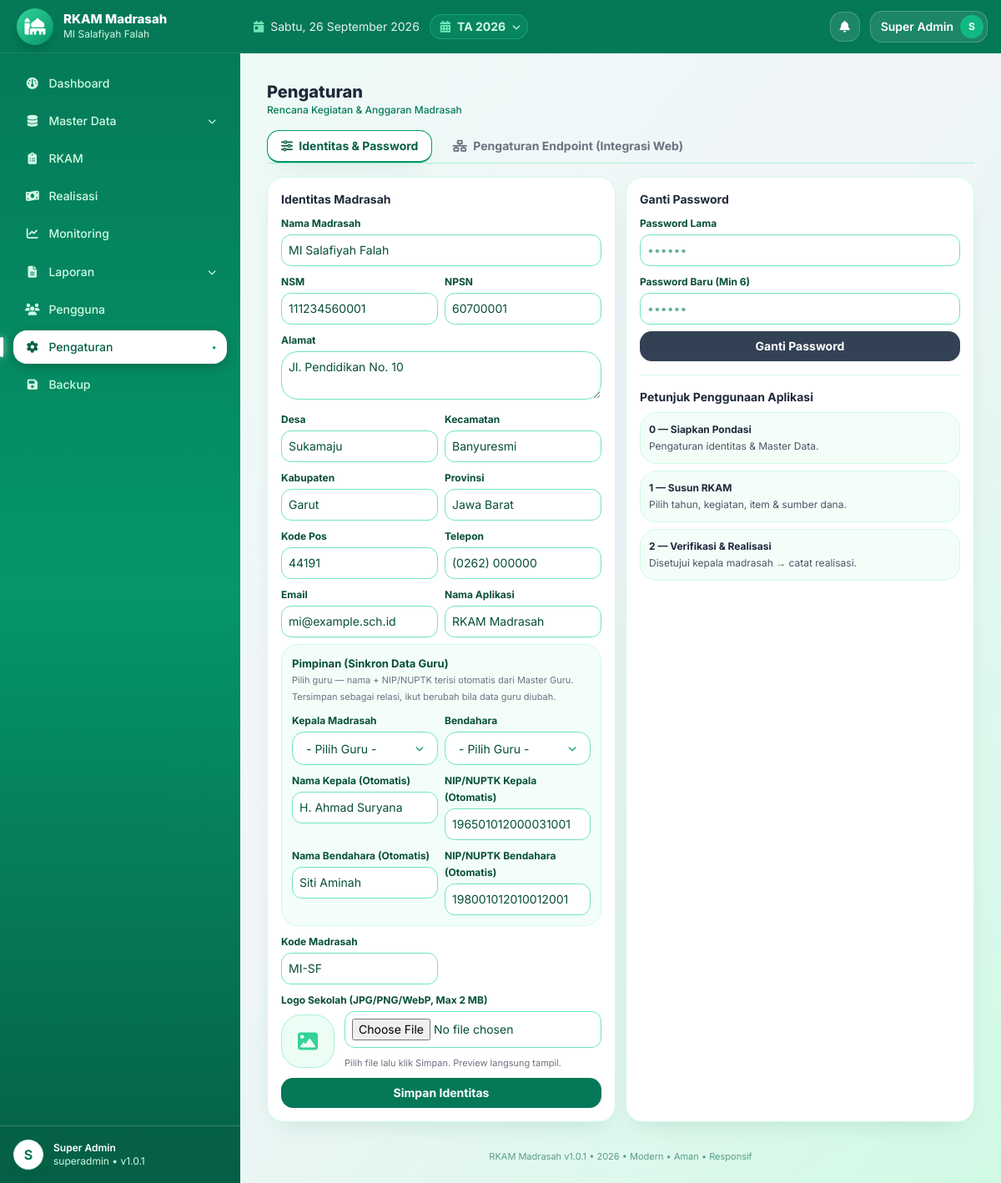
The app's page /pengaturan (signed in), older data.
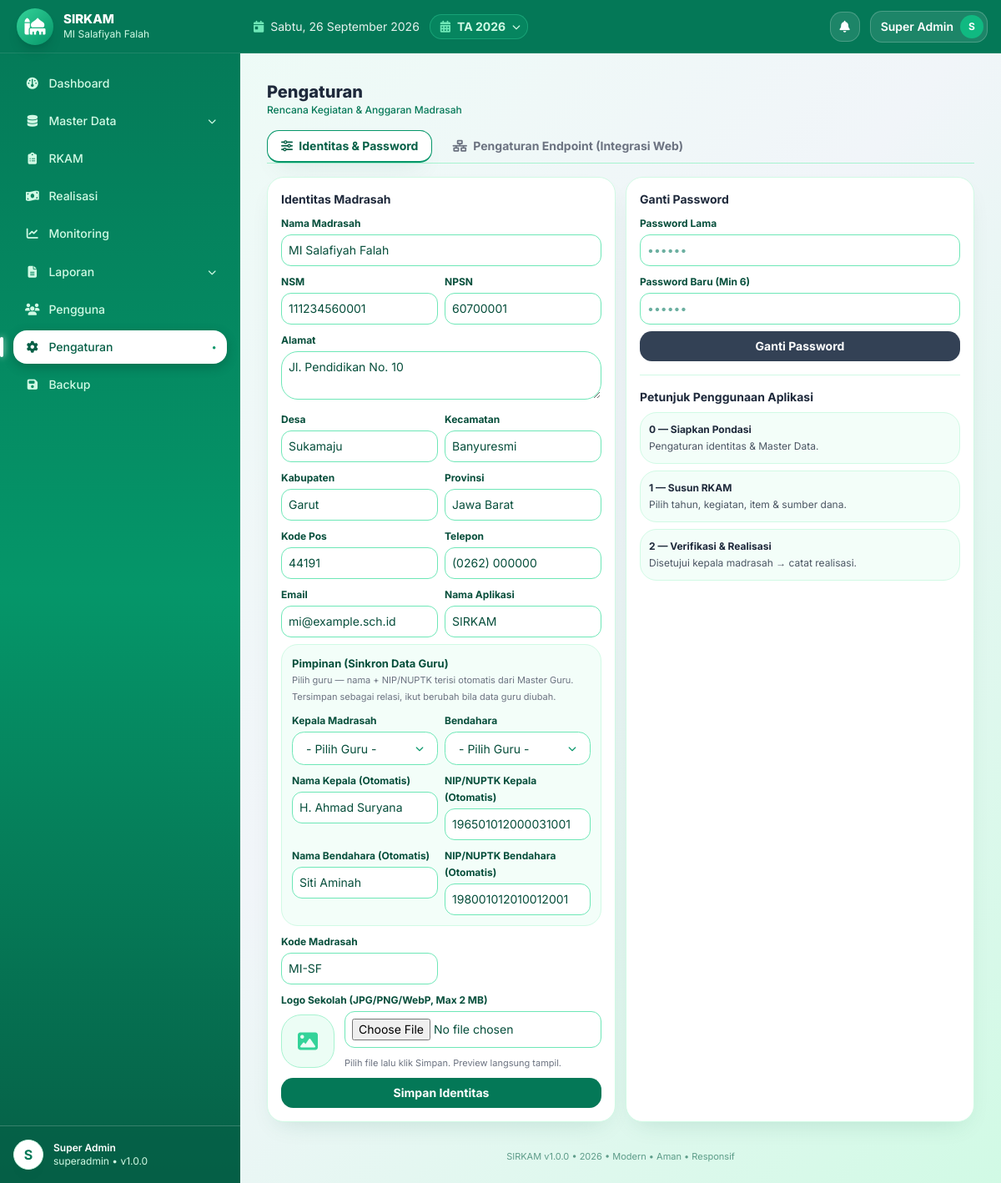
The same page, newer data.
### tables this page shows
CREATE TABLE IF NOT EXISTS app_settings (
  id INT UNSIGNED AUTO_INCREMENT PRIMARY KEY,
  skey VARCHAR(100) NOT NULL UNIQUE,
  svalue TEXT NULL
);

CREATE TABLE IF NOT EXISTS madrasah (
  id INT UNSIGNED AUTO_INCREMENT PRIMARY KEY,
  nama_madrasah VARCHAR(150) NOT NULL DEFAULT 'MI Salafiyah',
  nsm VARCHAR(30) NULL,
  npsn VARCHAR(30) NULL,
  alamat TEXT NULL,
  desa VARCHAR(100) NULL,
  kecamatan VARCHAR(100) NULL,
  kabupaten VARCHAR(100) NULL,
  provinsi VARCHAR(100) NULL,
  kode_pos VARCHAR(10) NULL,
  email VARCHAR(100) NULL,
  telepon VARCHAR(30) NULL,
  nama_kepala VARCHAR(100) NULL,
  nip_kepala VARCHAR(50) NULL,
  kepala_guru_id INT UNSIGNED NULL,
  nama_bendahara VARCHAR(100) NULL,
  nip_bendahara VARCHAR(50) NULL,
  bendahara_guru_id INT UNSIGNED NULL,
  logo VARCHAR(255) NULL,
  created_at TIMESTAMP DEFAULT CURRENT_TIMESTAMP,
  updated_at TIMESTAMP DEFAULT CURRENT_TIMESTAMP ON UPDATE CURRENT_TIMESTAMP
);

CREATE TABLE IF NOT EXISTS tahun_anggaran (
  id INT UNSIGNED AUTO_INCREMENT PRIMARY KEY,
  tahun INT NOT NULL UNIQUE,
  tanggal_mulai DATE NULL,
  tanggal_selesai DATE NULL,
  status ENUM('draft','aktif','selesai','dikunci') NOT NULL DEFAULT 'draft',
  keterangan TEXT NULL,
  created_at TIMESTAMP DEFAULT CURRENT_TIMESTAMP,
  updated_at TIMESTAMP DEFAULT CURRENT_TIMESTAMP ON UPDATE CURRENT_TIMESTAMP,
  INDEX idx_tahun (tahun),
  INDEX idx_status (status)
);

### index.php (called while the page is built, shortened)
<?php
require_once __DIR__.'/config/bootstrap.php';
$url=trim($_GET['url']??'',"/");
$p=explode('/',$url);$page=$p[0];$arg=$p[1]??null;$arg2=$p[2]??null;
$content='';$title='Dashboard';
try{
switch($page){
case 'pengaturan': if(!in_array(Auth::role(),['superadmin','kepala_madrasah','bendahara']))Rbac::deny();$title='Pengaturan';ob_start();require __DIR__.'/modules/pengaturan/index.php';$content=ob_get_clean();break;
}
}catch(Throwable $e){error_log($e->getMessage());$content='<div class="bg-red-50 border border-red-200 p-4 rounded">Terjadi kesalahan sistem.</div>';}
require __DIR__.'/views/layouts/main.php';

### core/Helper.php (called while the page is built, shortened)
<?php
class Helper{
public static function setting($pdo,$k,$d=''){$s=$pdo->prepare("SELECT svalue FROM app_settings WHERE skey=?");$s->execute([$k]);$r=$s->fetchColumn();return $r!==false?$r:$d;}
public static function tahunAktif($pdo){$s=$pdo->query("SELECT * FROM tahun_anggaran WHERE status='aktif' LIMIT 1");$r=$s->fetch();if(!$r){$s=$pdo->query("SELECT * FROM tahun_anggaran ORDER BY tahun DESC LIMIT 1");$r=$s->fetch();}return $r;}
public static function madrasah($pdo){$m=$pdo->query("SELECT * FROM madrasah WHERE id=1")->fetch()?:[];try{if(!empty($m['kepala_guru_id'])){$s=$pdo->prepare("SELECT nama,nuptk FROM guru WHERE id=?");$s->execute([(int)$m['kepala_guru_id']]);if($g=$s->fetch()){$m['nama_kepala']=$g['nama'];$m['nip_kepala']=$g['nuptk']??'';}}if(!empty($m['bendahara_guru_id'])){$s=$pdo->prepare("SELECT nama,nuptk FROM guru WHERE id=?");$s->execute([(int)$m['bendahara_guru_id']]);if($g=$s->fetch()){$m['nama_bendahara']=$g['nama'];$m['nip_bendahara']=$g['nuptk']??'';}}}catch(Exception $e){}return $m;}
}

### core/Security.php (called while the page is built, shortened)
<?php
class Security{
public static function e($s){return htmlspecialchars((string)($s??''),ENT_QUOTES,'UTF-8');}
}

### core/Auth.php (called while the page is built, shortened)
<?php
class Auth{
public static function user(){return $_SESSION['user']??null;}
public static function role(){return $_SESSION['role']??null;}
}

### modules/pengaturan/index.php (the view, shortened to what the rows shown need)
<?php
$m=Helper::madrasah($pdo);
$app=Helper::setting($pdo,'app_name','SIRKAM');$km=Helper::setting($pdo,'kode_madrasah','MI-SF');
$tab=$_GET['tab']??'identitas';
function lab($t,$n,$v,$ph=''){return '<div><label class="text-xs font-bold text-emerald-900">'.$t.'</label><input name="'.$n.'" value="'.Security::e($v??'').'" placeholder="'.$ph.'" class="w-full border rounded p-2 mt-1"></div>';}
?>
<div class="mb-4 border-b border-emerald-200 flex gap-2">
</div>
<div id="tabIdentitas" class="<?=($tab==='endpoint'?'hidden':'')?> grid lg:grid-cols-2 gap-3">
<div class="bg-white p-4 rounded shadow text-sm"><b>Identitas Madrasah</b>
<form onsubmit="saveSet(event)" class="grid gap-2 mt-2">
<?=lab('Nama Madrasah','nama_madrasah',$m['nama_madrasah']??'','MI Salafiyah')?>
<div class="grid grid-cols-2 gap-2"><?=lab('NSM','nsm',$m['nsm']??'','111234560001')?><?=lab('NPSN','npsn',$m['npsn']??'','60700001')?></div>
<div><label class="text-xs font-bold text-emerald-900">Alamat</label><textarea name="alamat" placeholder="Jl. Pendidikan No. 10" class="w-full border rounded p-2 mt-1"><?=Security::e($m['alamat']??'')?></textarea></div>
<div class="grid grid-cols-2 gap-2"><?=lab('Desa','desa',$m['desa']??'')?><?=lab('Kecamatan','kecamatan',$m['kecamatan']??'')?><?=lab('Kabupaten','kabupaten',$m['kabupaten']??'')?><?=lab('Provinsi','provinsi',$m['provinsi']??'')?></div>
<div class="grid grid-cols-2 gap-2"><?=lab('Kode Pos','kode_pos',$m['kode_pos']??'','44191')?><?=lab('Telepon','telepon',$m['telepon']??'')?><?=lab('Email','email',$m['email']??'')?><?=lab('Nama Aplikasi','app_name',$app)?></div>
<div class="rounded-xl border border-emerald-100 bg-emerald-50/60 p-3">
<div class="grid grid-cols-2 gap-2 mt-2">
<div><label class="text-xs font-bold text-emerald-900">Nama Kepala (Otomatis)</label><input name="nama_kepala" id="nama_kepala" readonly value="<?=Security::e($m['nama_kepala']??'')?>" class="w-full border rounded p-2 mt-1 bg-gray-50"></div>
<div><label class="text-xs font-bold text-emerald-900">NIP/NUPTK Kepala (Otomatis)</label><input name="nip_kepala" id="nip_kepala" readonly value="<?=Security::e($m['nip_kepala']??'')?>" class="w-full border rounded p-2 mt-1 bg-gray-50"></div>
<div><label class="text-xs font-bold text-emerald-900">Nama Bendahara (Otomatis)</label><input name="nama_bendahara" id="nama_bendahara" readonly value="<?=Security::e($m['nama_bendahara']??'')?>" class="w-full border rounded p-2 mt-1 bg-gray-50"></div>
<div><label class="text-xs font-bold text-emerald-900">NIP/NUPTK Bendahara (Otomatis)</label><input name="nip_bendahara" id="nip_bendahara" readonly value="<?=Security::e($m['nip_bendahara']??'')?>" class="w-full border rounded p-2 mt-1 bg-gray-50"></div>
</div></div>
<div class="grid grid-cols-2 gap-2"><?=lab('Kode Madrasah','kode_madrasah',$km,'MI-SF')?></div>
<button class="bg-emerald-700 text-white rounded p-2 font-bold">Simpan Identitas</button></form></div>
</div>

### views/layouts/main.php (shortened to what the rows shown need)
<!DOCTYPE html><html lang="id"><head><meta charset="UTF-8"><meta name="viewport" content="width=device-width,initial-scale=1">
<script src="https://cdn.tailwindcss.com"></script><script src="https://cdn.jsdelivr.net/npm/sweetalert2@11"></script>
<link rel="stylesheet" href="https://cdnjs.cloudflare.com/ajax/libs/font-awesome/6.5.2/css/all.min.css">
</head>
<body class="bg-gradient-to-br from-emerald-50 via-slate-100 to-emerald-100 min-h-screen text-slate-800">
<?php $u=Auth::user(); $role=Auth::role(); if($role==='superadmin'){$notif=$pdo->query("SELECT COUNT(*) c FROM notifications WHERE is_read=0")->fetchColumn();}else{$nq=$pdo->prepare("SELECT COUNT(*) c FROM notifications WHERE is_read=0 AND (role_target=? OR role_target IS NULL OR role_target='' OR user_id=?)");$nq->execute([$role,Auth::id()]);$notif=$nq->fetchColumn();} $initial=strtoupper(substr($u['nama']??'U',0,1)); $mlogo=$pdo->query("SELECT logo,nama_madrasah FROM madrasah WHERE id=1")->fetch(); $appName=Helper::setting($pdo,'app_name','SIRKAM'); $appVer=Helper::setting($pdo,'sys_version',APP_VERSION); $thAktif=Helper::tahunAktif($pdo); $thList=$pdo->query("SELECT id,tahun,status FROM tahun_anggaran ORDER BY tahun DESC")->fetchAll(); ?>
<div class="flex min-h-screen">
<aside id="sidebar" class="bg-gradient-to-b from-emerald-700 via-emerald-600 to-emerald-800 text-white hidden md:flex flex-col no-print fixed md:sticky top-0 inset-y-0 left-0 z-40 w-72 h-screen shrink-0 overflow-hidden">
<div class="h-16 px-5 flex items-center gap-3 shrink-0 bg-emerald-700 border-b border-white/10">
<div class="min-w-0"><div class="font-extrabold text-[15px] leading-tight truncate"><?=Security::e($appName)?></div><div class="text-xs text-emerald-100 truncate"><?=Security::e($mlogo['nama_madrasah']??'')?></div></div></div>
<div class="p-4 border-t border-white/20 flex items-center gap-3 shrink-0 bg-emerald-800/60">
<div class="text-xs"><div class="font-semibold text-white"><?=Security::e($u['nama']??'')?></div><div class="text-emerald-100"><?=Security::e($role)?> • v<?=Security::e($appVer)?></div></div></div></aside>
<div class="flex-1 flex flex-col min-w-0 md:ml-0">
<header class="sticky top-0 z-20 bg-emerald-700 text-white px-4 h-16 flex items-center gap-3 no-print shrink-0 border-b border-white/10">
<?php $hari=['Senin','Selasa','Rabu','Kamis','Jumat','Sabtu','Minggu']; $bulan=[1=>'Januari','Februari','Maret','April','Mei','Juni','Juli','Agustus','September','Oktober','November','Desember']; ?>
<div class="hidden sm:flex items-center gap-2 text-white/90 text-sm"><i class="fa-solid fa-calendar-day text-emerald-300"></i><span><?=$hari[date('N')-1]?>, <?=date('j')?> <?=$bulan[(int)date('n')]?> <?=date('Y')?></span></div>
<div class="relative">
<button onclick="toggleTahun(event)" title="Tahun Anggaran Aktif" class="hidden sm:flex items-center gap-2 bg-emerald-500/20 border border-emerald-400/40 text-emerald-100 rounded-full pl-3 pr-2 py-1 text-sm hover:bg-emerald-500/30"><i class="fa-solid fa-calendar-days text-emerald-300"></i><span class="font-bold">TA <?=Security::e($thAktif['tahun']??'-')?></span><i class="fa-solid fa-chevron-down text-[10px]"></i></button>
</div>
<div class="ml-auto flex items-center gap-3 text-sm">
</div></header>
<main class="p-4 md:p-8 flex-1 max-w-7xl w-full mx-auto">
<div class="mb-4"><div class="font-extrabold text-xl text-slate-800"><?=Security::e($title??'')?></div><div class="text-xs text-emerald-700 font-medium">Rencana Kegiatan & Anggaran Madrasah</div></div>
<?=$content??''?></main>
<footer class="px-6 pb-6 text-center text-[11px] text-emerald-800/60 no-print"><?=Security::e($appName)?> v<?=Security::e($appVer)?> • <?=date('Y')?> • Modern • Aman • Responsif</footer></div></div>
</body></html>

Row changes from the older to the newer data that the page shows:
changed app_settings: svalue "RKAM Madrasah" → "SIRKAM"; app_name "RKAM Madrasah" → "SIRKAM"
added app_settings: svalue "1.0.0"
Text that changed along with them:
Security::e($appVer): "1.0.1" → (not shown)
